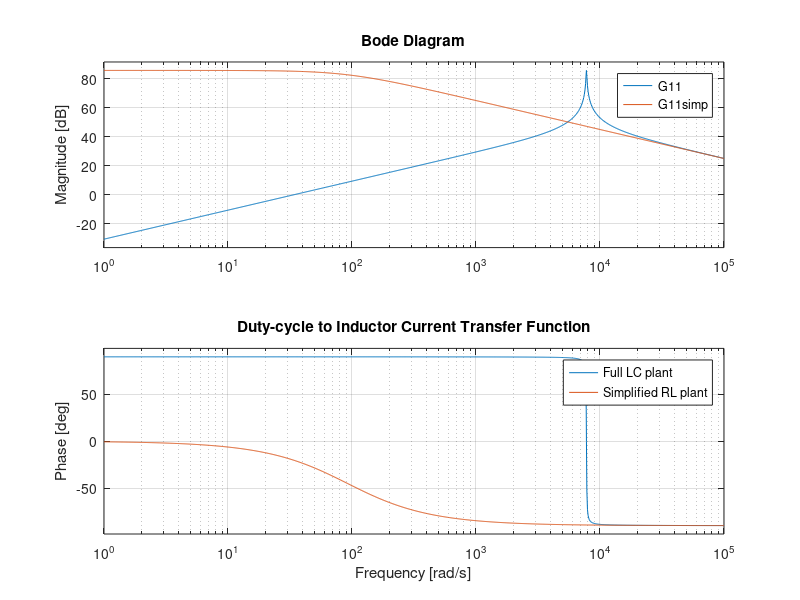
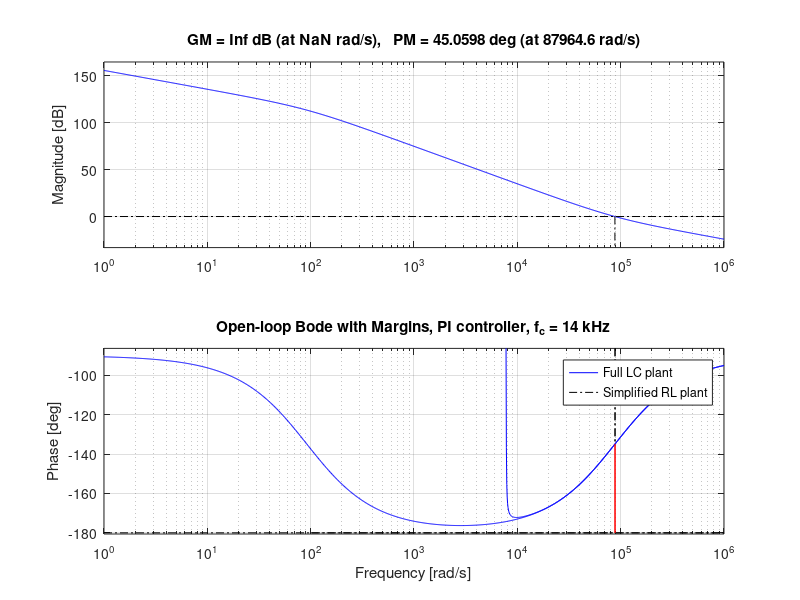

The MATLAB script that drew these images, in order:
%Crossover frequency at 7 kHz

%Parameters
L  = 0.4137e-3;
C  = 40e-6;
RL = 0.03799;
fs = 70e3;
Vb = 750;
D  = 0.5;

%% -------------------------------------------------
% Plant models
%% -------------------------------------------------
s = tf('s');

% Full LC plant (duty -> inductor current)
den = s^2 + (RL/L)*s + 1/(L*C);
G11 = (Vb/L)*s / den;

% Simplified RL plant
G11simp = Vb/(s*L + RL);

figure
bode(G11, G11simp)
grid on
legend('Full LC plant','Simplified RL plant','Location','best')
title('Duty-cycle to Inductor Current Transfer Function')

fc1 = 14e3;       
wc1 = 2*pi*fc1;

wi1 = wc1; 
Kp1 = wc1*L/(sqrt(2)*Vb); 
Ki1 = Kp1 * wi1;
fprintf('7 kHz controller:\n');
fprintf('  Kp1 = %.6g\n', Kp1);
fprintf('  Ki1 = %.6g\n', Ki1);
Gc1 = Kp1*(1 + wi1/s);

L1 = Gc1 * G11;
L1_simp = Gc1 * G11simp;

figure
margin(L1)
hold on
margin(L1_simp)
grid on
legend('Full LC plant', 'Simplified RL plant', 'Location','best')
title('Open-loop Bode with Margins, PI controller, f_c = 14 kHz')